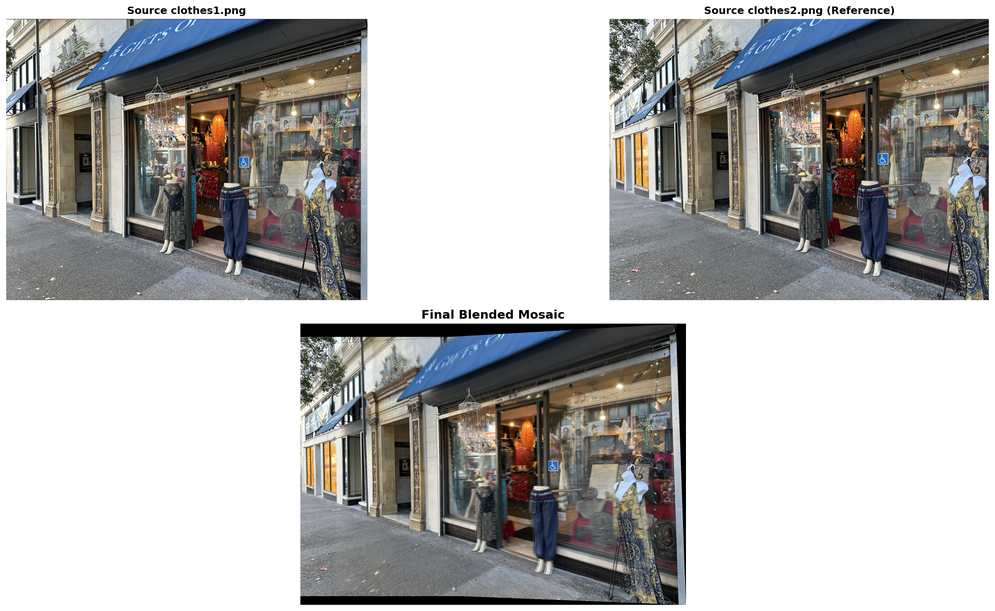
#> input picture proj3/clothes_visualization.png, 995 x 611 px, shrunk from 2418 x 1484 before the run, given in place of doe1.png, which was not available
$ python mosaic.py
#> lines starting #> are read from the running program, lines starting #| are printed output that depends on the picture; after the words box and inside, x2 and y2 are one past the last pixel; in counts of white or black regions, pixels touching at a corner belong together; pictures that were not available may be replaced by others from this repository, and a replacement may not be noted
#> the answer given: 1
#> in create_mosaic_pair, im1 is the input picture: shape (611, 995, 3); mean B, G, R 175.6, 176.9, 177.6
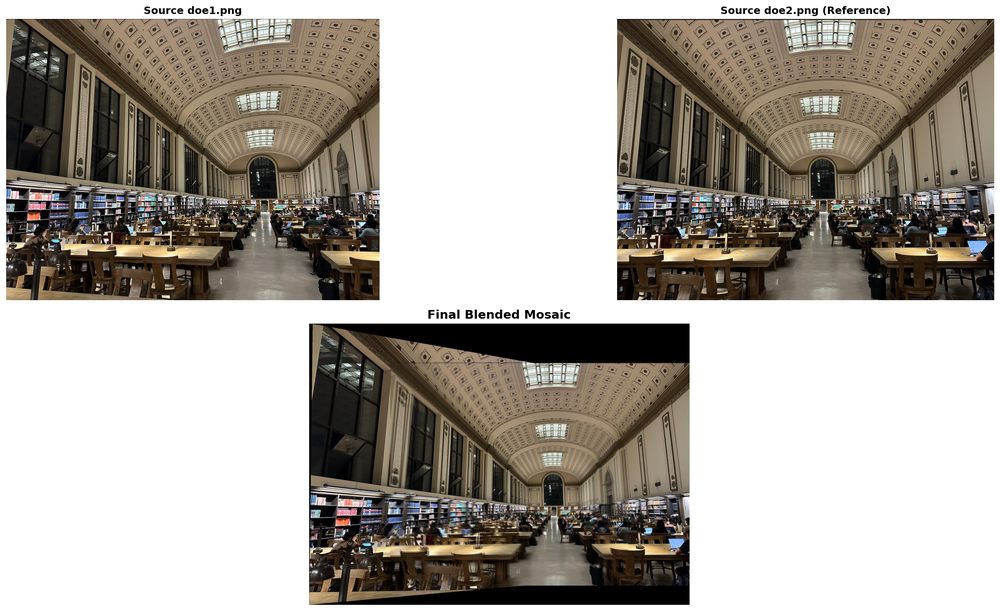
#> input picture proj3/library_visualization.png, 1000 x 611 px, shrunk from 2429 x 1484 before the run, given in place of doe2.png, which was not available
#> in create_mosaic_pair, im2 is the input picture: shape (611, 1000, 3); mean B, G, R 159.4, 166.7, 172.1
#|   doe1.png: (611, 995, 3)
#|   doe2.png: (611, 1000, 3) (reference)
### proj3/imagewarp.py
import numpy as np
import matplotlib.pyplot as plt
import cv2
import time

# [22 lines left out: function computeH, not called in this run]

class PointSelector:
    """Interactive point selection tool for selecting correspondences."""

    # [154 lines left out: functions __init__, onclick, select_points, visualize_correspondences, display_system_equations, warpImageNearestNeighbor, not called in this run]

def warpImageBilinear(im, H, output_shape):
    H_inv = np.linalg.inv(H)
    h_out, w_out = output_shape
    h_in, w_in = im.shape[:2]

    warped = np.zeros((h_out, w_out, 3), dtype=np.float32)

    y_coords, x_coords = np.mgrid[0:h_out, 0:w_out]
    coords = np.stack([x_coords.ravel(), y_coords.ravel(), np.ones(h_out * w_out)])

    source_coords = H_inv @ coords
    source_coords = source_coords[:2] / source_coords[2]
    source_x = source_coords[0].reshape(h_out, w_out)
    source_y = source_coords[1].reshape(h_out, w_out)

    x0 = np.floor(source_x).astype(int)
    x1 = x0 + 1
    y0 = np.floor(source_y).astype(int)
    y1 = y0 + 1

    wx = source_x - x0
    wy = source_y - y0

    valid_mask = (x0 >= 0) & (x1 < w_in) & (y0 >= 0) & (y1 < h_in)

    if np.any(valid_mask):
        valid_indices = np.where(valid_mask)
        y_out_valid = valid_indices[0]
        x_out_valid = valid_indices[1]

        x0_valid = x0[valid_mask]
        x1_valid = x1[valid_mask]
        y0_valid = y0[valid_mask]
        y1_valid = y1[valid_mask]
        wx_valid = wx[valid_mask]
        wy_valid = wy[valid_mask]

        im_float = im.astype(np.float32)

        for c in range(3):
            I00 = im_float[y0_valid, x0_valid, c]
            I10 = im_float[y0_valid, x1_valid, c]
            I01 = im_float[y1_valid, x0_valid, c]
            I11 = im_float[y1_valid, x1_valid, c]

            interpolated = (I00 * (1 - wx_valid) * (1 - wy_valid) +
                           I10 * wx_valid * (1 - wy_valid) +
                           I01 * (1 - wx_valid) * wy_valid +
                           I11 * wx_valid * wy_valid)

            warped[y_out_valid, x_out_valid, c] = interpolated

    warped = np.clip(warped, 0, 255).astype(np.uint8)
    return warped


# [11 lines that do not run on import are left out]

### proj3/mosaic.py
import numpy as np
import matplotlib.pyplot as plt
import cv2
from imagewarp import computeH, warpImageBilinear, PointSelector

def compute_mosaic_bounds(images, homographies, reference_idx=0):
    """Compute the bounding box for the entire mosaic."""
#> called with reference_idx = 1
    corners_all = []

    for i, im in enumerate(images):
        h, w = im.shape[:2]
        corners = np.array([
            [0, 0, 1],
            [w-1, 0, 1],
            [0, h-1, 1],
            [w-1, h-1, 1]
        ]).T

        if i == reference_idx:
            warped_corners = corners
        else:
            H = homographies[i]
            warped_corners = H @ corners
            warped_corners = warped_corners[:2, :] / warped_corners[2, :]
            warped_corners = np.vstack([warped_corners, np.ones((1, 4))])

        corners_all.append(warped_corners[:2, :])
#> this loop made 2 passes
#> (h, w, corners) on pass 1: (611, 995, [[0, 994, 0, 994], [0, 0, 610, 610], [1, 1, 1, 1]])
#> after the loop, corners_all = [[[-534.5, 739.1, -543.9, 722.4], [-266.7, -40.76, 507.3, 596.4]], [[0, 999, 0, 999], [0, 0, 610, 610]]]

    all_corners = np.hstack(corners_all)

    x_min = int(np.floor(np.min(all_corners[0, :])))
#> x_min = -544
    x_max = int(np.ceil(np.max(all_corners[0, :])))
#> x_max = 999
    y_min = int(np.floor(np.min(all_corners[1, :])))
#> y_min = -267
    y_max = int(np.ceil(np.max(all_corners[1, :])))
#> y_max = 610

    mosaic_shape = (y_max - y_min, x_max - x_min)
#> mosaic_shape = (877, 1543)

    return x_min, x_max, y_min, y_max, mosaic_shape


def create_distance_weight_map(shape):
    """Create weight map using distance transform."""
    h, w = shape
    mask = np.ones((h, w), dtype=np.uint8)
    dist = cv2.distanceTransform(mask, cv2.DIST_L2, 5)

    if dist.max() > 0:
        weight_map = dist / dist.max()
    else:
        weight_map = np.ones((h, w))

    return weight_map


def warp_with_offset(im, H, output_shape, offset):
    """Warp image with translation offset."""
    x_offset, y_offset = offset

    T = np.array([
        [1, 0, -x_offset],
        [0, 1, -y_offset],
        [0, 0, 1]
    ])

    H_combined = T @ H
    warped = warpImageBilinear(im, H_combined, output_shape)

    return warped


def build_gaussian_pyramid(image, levels):
    """Build Gaussian pyramid by repeatedly downsampling."""
    pyramid = [image.astype(np.float32)]

    for i in range(levels - 1):
        blurred = cv2.GaussianBlur(pyramid[-1], (5, 5), 0)
        downsampled = cv2.pyrDown(blurred)
        pyramid.append(downsampled)

    return pyramid


def build_laplacian_pyramid(image, levels):
    """Build Laplacian pyramid from Gaussian pyramid."""
    gaussian_pyramid = build_gaussian_pyramid(image, levels)
    laplacian_pyramid = []

    for i in range(levels - 1):
        current = gaussian_pyramid[i]
        next_level = gaussian_pyramid[i + 1]
        upsampled = cv2.pyrUp(next_level, dstsize=(current.shape[1], current.shape[0]))
        laplacian = current - upsampled
        laplacian_pyramid.append(laplacian)

    laplacian_pyramid.append(gaussian_pyramid[-1])

    return laplacian_pyramid


def reconstruct_from_laplacian_pyramid(laplacian_pyramid):
    """Reconstruct image from Laplacian pyramid."""
    reconstructed = laplacian_pyramid[-1]

    for i in range(len(laplacian_pyramid) - 2, -1, -1):
        h, w = laplacian_pyramid[i].shape[:2]
        upsampled = cv2.pyrUp(reconstructed, dstsize=(w, h))
        reconstructed = upsampled + laplacian_pyramid[i]

    return reconstructed


def blend_two_images_laplacian(im1, im2, H12, reference_idx=1, pyramid_levels=6):
    """Blend two images using Laplacian pyramid blending."""
    print("\n" + "="*70)
    print("LAPLACIAN PYRAMID BLENDING")
    print("="*70)
    print(f"Pyramid levels: {pyramid_levels}")

    images = [im1, im2]
    homographies = [H12, np.eye(3)]

    x_min, x_max, y_min, y_max, mosaic_shape = compute_mosaic_bounds(
        images, homographies, reference_idx
    )
    print(f"\nMosaic size: {mosaic_shape[1]} x {mosaic_shape[0]} pixels")

    warped_images = []
    weight_maps = []

    for i, im in enumerate(images):
        H = np.eye(3) if i == reference_idx else homographies[i]

        warped = warp_with_offset(im, H, mosaic_shape, (x_min, y_min))
        warped_images.append(warped)

        weight = create_distance_weight_map(im.shape[:2])
        weight_3ch = np.stack([weight] * 3, axis=2)
        weight_3ch = (weight_3ch * 255).astype(np.uint8)
        warped_weight = warp_with_offset(weight_3ch, H, mosaic_shape, (x_min, y_min))
        warped_weight = warped_weight[:, :, 0].astype(np.float32) / 255.0
        weight_maps.append(warped_weight)

    lap_pyr1 = build_laplacian_pyramid(warped_images[0], pyramid_levels)
    lap_pyr2 = build_laplacian_pyramid(warped_images[1], pyramid_levels)

    weight_sum = weight_maps[0] + weight_maps[1]
    weight_sum[weight_sum == 0] = 1

    norm_weight1 = weight_maps[0] / weight_sum
    norm_weight2 = weight_maps[1] / weight_sum

    mask_pyr1 = build_gaussian_pyramid(norm_weight1[:, :, np.newaxis], pyramid_levels)
    mask_pyr2 = build_gaussian_pyramid(norm_weight2[:, :, np.newaxis], pyramid_levels)

    blended_pyr = []

    for level in range(pyramid_levels):
        lap1 = lap_pyr1[level]
        lap2 = lap_pyr2[level]
        mask1 = mask_pyr1[level]
        mask2 = mask_pyr2[level]

        if len(lap1.shape) == 3:
            if len(mask1.shape) == 2:
                mask1 = np.stack([mask1] * lap1.shape[2], axis=2)
            if len(mask2.shape) == 2:
                mask2 = np.stack([mask2] * lap2.shape[2], axis=2)

        blended_level = lap1 * mask1 + lap2 * mask2
        blended_pyr.append(blended_level)

    mosaic = reconstruct_from_laplacian_pyramid(blended_pyr)
    mosaic = np.clip(mosaic, 0, 255).astype(np.uint8)

    print(f"✓ Blending complete!")

    return mosaic


def blend_two_images_simple(im1, im2, H12, reference_idx=1):
    """Simple weighted averaging blend (for comparison)."""
    print("\n" + "="*70)
    print("SIMPLE WEIGHTED AVERAGING BLEND")
    print("="*70)

    images = [im1, im2]
    homographies = [H12, np.eye(3)]

    x_min, x_max, y_min, y_max, mosaic_shape = compute_mosaic_bounds(
        images, homographies, reference_idx
    )
#> x_min = -544; x_max = 999; y_min = -267; y_max = 610; mosaic_shape = (877, 1543)

    warped_images = []
    weight_maps = []

    for i, im in enumerate(images):
        H = np.eye(3) if i == reference_idx else homographies[i]

        warped = warp_with_offset(im, H, mosaic_shape, (x_min, y_min))
        warped_images.append(warped)

        weight = create_distance_weight_map(im.shape[:2])
        weight_3ch = np.stack([weight] * 3, axis=2)
        weight_3ch = (weight_3ch * 255).astype(np.uint8)
        warped_weight = warp_with_offset(weight_3ch, H, mosaic_shape, (x_min, y_min))
        warped_weight = warped_weight[:, :, 0].astype(np.float32) / 255.0
        weight_maps.append(warped_weight)
#> this loop made 2 passes
#> pass 1, in warpImageBilinear, `y_coords, x_coords = np.mgrid[0:h_out, 0:w_out]`:
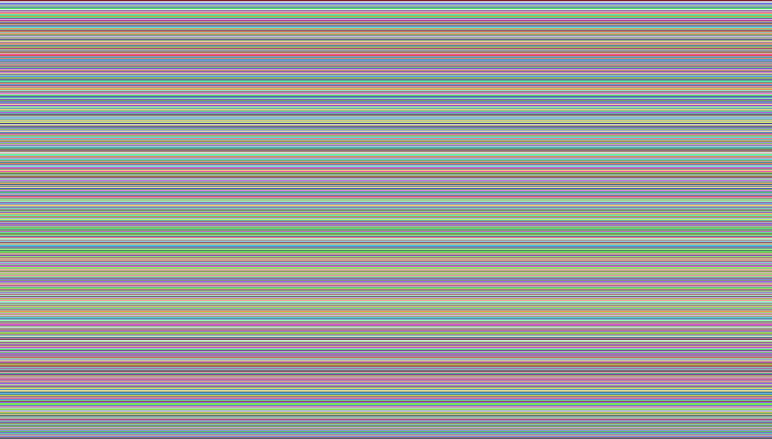
#> y_coords: shape (877, 1543) int64 (shown at 1/2 size); 877 distinct labels, from 0 to 876; one colour per label, 0 black
#> pass 1, in warpImageBilinear, `source_y = source_coords[1].reshape(h_out, w_out)`:
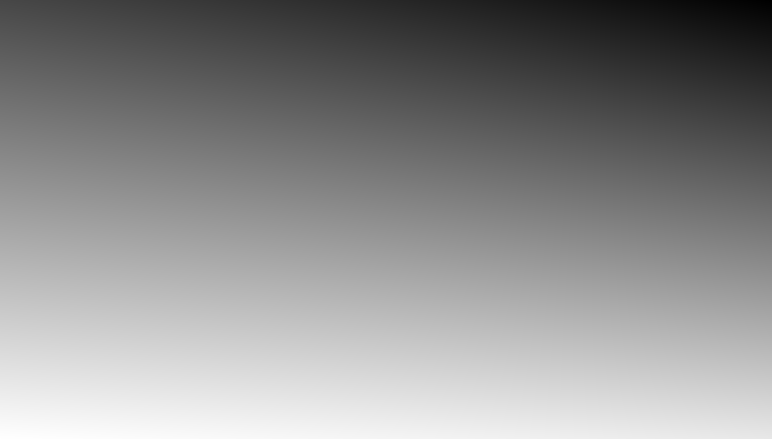
#> source_y: shape (877, 1543) float64 (shown at 1/2 size); min -268.1, max 690.8, mean 262.1; drawn with min black and max white
#> after the loop:
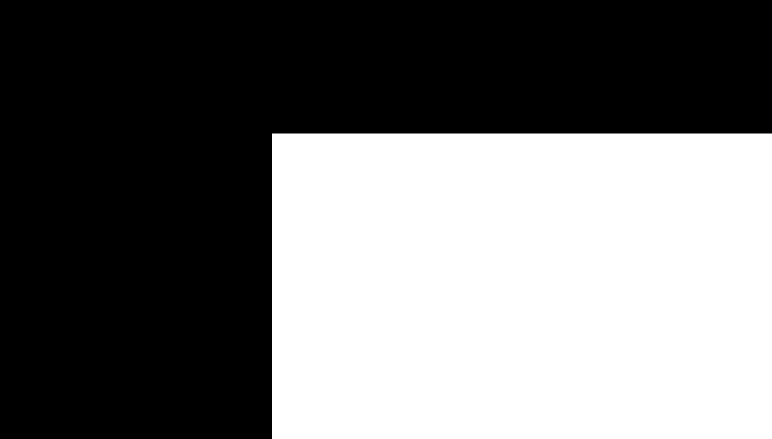
#> warped_weight: shape (877, 1543) float32 (shown at 1/2 size); values 0 (black) and 1 (white), 45% white; 1 white region, box (x1, y1, x2, y2) and area: (544, 267, 1543, 877) 609390
#> after the loop, warped_images = 2 items; weight_maps = 2 items

    mosaic_sum = np.zeros((*mosaic_shape, 3), dtype=np.float32)
    weight_sum = np.zeros(mosaic_shape, dtype=np.float32)

    for warped, weight in zip(warped_images, weight_maps):
        valid = np.any(warped > 0, axis=2)

        for c in range(3):
            mosaic_sum[:, :, c] += warped[:, :, c].astype(np.float32) * weight

        weight_sum += weight * valid.astype(np.float32)
#> this loop made 2 passes

    mosaic = np.zeros_like(mosaic_sum)
    valid = weight_sum > 0
#> valid: shape (877, 1543) bool; 80.1% white; 313 black regions (307 under 20 px), largest, box (x1, y1, x2, y2) and area: (0, 0, 1543, 877) 263510, (897, 853, 1231, 869) 3325, (445, 469, 544, 491) 1054, (438, 790, 544, 803) 552, (873, 869, 1233, 871) 365, (924, 593, 928, 603) 37

    for c in range(3):
        mosaic[valid, c] = mosaic_sum[valid, c] / weight_sum[valid]
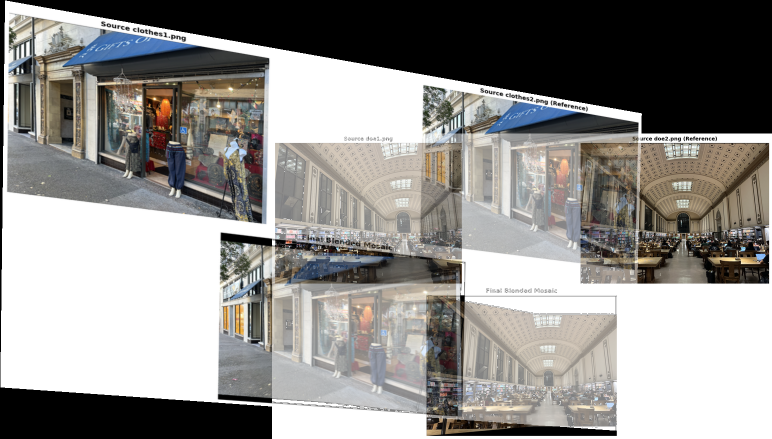
#> mosaic: shape (877, 1543, 3) float32 (shown at 1/2 size); mean of channels 0, 1, 2 140.5, 143.2, 145; drawn as B, G, R

    mosaic = np.clip(mosaic, 0, 255).astype(np.uint8)

    print(f"Simple blending complete!")

    return mosaic


def visualize_mosaic(im1, im2, mosaic, save_name="mosaic", title1="Image 1", title2="Image 2"):
    """Visualize source images and final mosaic."""

    fig = plt.figure(figsize=(20, 10))

    ax1 = plt.subplot(2, 2, 1)
    ax1.imshow(cv2.cvtColor(im1, cv2.COLOR_BGR2RGB))
    ax1.set_title(f'Source {title1}', fontsize=12, fontweight='bold')
    ax1.axis('off')

    ax2 = plt.subplot(2, 2, 2)
    ax2.imshow(cv2.cvtColor(im2, cv2.COLOR_BGR2RGB))
    ax2.set_title(f'Source {title2} (Reference)', fontsize=12, fontweight='bold')
    ax2.axis('off')

    ax3 = plt.subplot(2, 1, 2)
    ax3.imshow(cv2.cvtColor(mosaic, cv2.COLOR_BGR2RGB))
    ax3.set_title('Final Blended Mosaic', fontsize=14, fontweight='bold')
    ax3.axis('off')

    plt.tight_layout()
    plt.savefig(f'{save_name}_visualization.png', dpi=150, bbox_inches='tight')
    print(f"\n✓ Saved: {save_name}_visualization.png")
    plt.show()


def create_comparison_visualization(im1, im2, mosaic_simple, mosaic_laplacian, save_name):
    """Compare simple vs Laplacian blending side by side."""

    fig = plt.figure(figsize=(20, 12))

    ax1 = plt.subplot(3, 2, 1)
    ax1.imshow(cv2.cvtColor(im1, cv2.COLOR_BGR2RGB))
    ax1.set_title('Source Image 1', fontsize=12, fontweight='bold')
    ax1.axis('off')

    ax2 = plt.subplot(3, 2, 2)
    ax2.imshow(cv2.cvtColor(im2, cv2.COLOR_BGR2RGB))
    ax2.set_title('Source Image 2 (Reference)', fontsize=12, fontweight='bold')
    ax2.axis('off')

    ax3 = plt.subplot(3, 2, 3)
    ax3.imshow(cv2.cvtColor(mosaic_simple, cv2.COLOR_BGR2RGB))
    ax3.set_title('Simple Weighted Averaging', fontsize=14, fontweight='bold', color='#d97706')
    ax3.axis('off')

    ax4 = plt.subplot(3, 2, 4)
    ax4.imshow(cv2.cvtColor(mosaic_laplacian, cv2.COLOR_BGR2RGB))
    ax4.set_title('Laplacian Pyramid Blending', fontsize=14, fontweight='bold', color='#059669')
    ax4.axis('off')

    h, w = mosaic_simple.shape[:2]
    zoom_y, zoom_x = h // 2, w // 2
    zoom_size = min(200, h // 4, w // 4)

    crop_simple = mosaic_simple[zoom_y-zoom_size:zoom_y+zoom_size,
                                zoom_x-zoom_size:zoom_x+zoom_size]
    crop_laplacian = mosaic_laplacian[zoom_y-zoom_size:zoom_y+zoom_size,
                                      zoom_x-zoom_size:zoom_x+zoom_size]

    plt.tight_layout()
    plt.savefig(f'{save_name}_comparison.png', dpi=150, bbox_inches='tight')
    print(f"✓ Saved: {save_name}_comparison.png")
    plt.show()


def create_mosaic_pair(img1_path, img2_path, homography_file, output_name,
                       img1_name="Image 1", img2_name="Image 2", use_laplacian=True):
    """Create mosaic from image pair with both blending methods."""

    print("\n" + "="*70)
    print(f"PANORAMA: {img1_name} + {img2_name}")
    print("="*70)

    im1 = cv2.imread(img1_path)
    im2 = cv2.imread(img2_path)

    if im1 is None or im2 is None:
        print(f"Error: Could not load images")
        return None

    print(f"\nLoaded images:")
    print(f"  {img1_name}: {im1.shape}")
    print(f"  {img2_name}: {im2.shape} (reference)")

    try:
        H12 = np.loadtxt(homography_file)
        print(f"\n✓ Loaded existing homography from {homography_file}")
    except:
        print(f"\n--- Computing homography {img1_name} → {img2_name} ---")
        selector = PointSelector(im1, im2)
        im1_pts, im2_pts = selector.select_points()

        if len(im1_pts) < 4:
            print("Error: Need at least 4 point correspondences")
            return None

        H12 = computeH(im1_pts, im2_pts)
        np.savetxt(homography_file, H12, fmt='%.6f')
        print(f"\n✓ Saved homography to {homography_file}")

    print(f"\nHomography matrix:")
    print(H12)

    if use_laplacian:
        print("\n" + "="*70)
        print("CREATING SIMPLE BLEND (for comparison)")
        print("="*70)
        mosaic_simple = blend_two_images_simple(im1, im2, H12, reference_idx=1)
        cv2.imwrite(f'{output_name}_mosaic_simple.png', mosaic_simple)

        print("\n" + "="*70)
        print("CREATING LAPLACIAN PYRAMID BLEND")
        print("="*70)
        mosaic_laplacian = blend_two_images_laplacian(im1, im2, H12, reference_idx=1, pyramid_levels=6)
#> the loop in compute_mosaic_bounds (call 2), `for i, im in enumerate(images):` made 2 passes
#> in blend_two_images_laplacian, `x_min, x_max, y_min, y_max, mosaic_shape = compute_mosaic_bounds( imag..`: x_min = -544; x_max = 999; y_min = -267; y_max = 610; mosaic_shape = (877, 1543)
#| Mosaic size: 1543 x 877 pixels
#> the loop in blend_two_images_laplacian, `for i, im in enumerate(images):` made 2 passes
#> after the loop in blend_two_images_laplacian, `for i, im in enumerate(images):`: warped_images = 2 items
#> after the loop in build_gaussian_pyramid, `for i in range(levels - 1):`: pyramid = 6 items
#> after the loop in build_laplacian_pyramid, `for i in range(levels - 1):`:
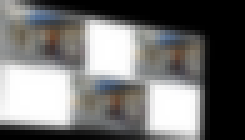
#> next_level: shape (28, 49, 3) float32 (shown 5 times larger); mean of channels 0, 1, 2 114.9, 115.7, 116.2; drawn as B, G, R
#> after the loop in build_laplacian_pyramid, `for i in range(levels - 1):`: laplacian_pyramid = 5 items
#> in blend_two_images_laplacian, `lap_pyr1 = build_laplacian_pyramid(warped_images[0], pyramid_levels)`: lap_pyr1 = 6 items
#> the loop in build_gaussian_pyramid (call 2), `for i in range(levels - 1):` made 5 passes
#> pass 1, in build_gaussian_pyramid (call 2), `downsampled = cv2.pyrDown(blurred)`:
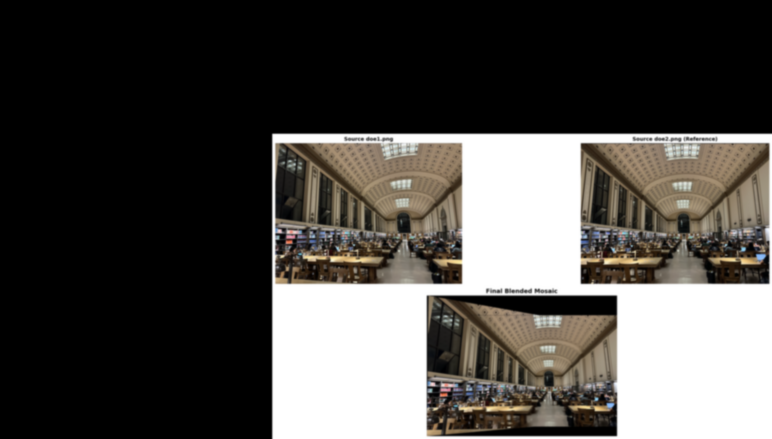
#> downsampled: shape (439, 772, 3) float32; mean of channels 0, 1, 2 71.8, 75.1, 77.5; drawn as B, G, R
#> (the rest of the program and of its run is left out)
